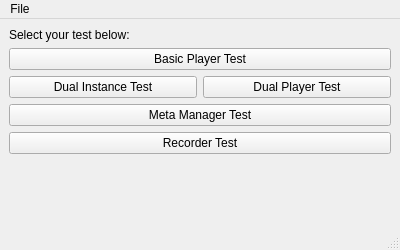
<?xml version="1.0" encoding="UTF-8"?>
<ui version="4.0">
 <class>TestMain</class>
 <widget class="QMainWindow" name="TestMain">
  <property name="geometry">
   <rect>
    <x>0</x>
    <y>0</y>
    <width>400</width>
    <height>250</height>
   </rect>
  </property>
  <property name="windowTitle">
   <string>VLC-Qt Test</string>
  </property>
  <property name="windowIcon">
   <iconset resource="../../data/logo.qrc">
    <normaloff>:/vlc-qt/icons/48x48/vlc-qt.png</normaloff>:/vlc-qt/icons/48x48/vlc-qt.png</iconset>
  </property>
  <widget class="QWidget" name="centralwidget">
   <layout class="QGridLayout" name="gridLayout">
    <item row="1" column="0" colspan="2">
     <widget class="QPushButton" name="buttonPlayer">
      <property name="text">
       <string>Basic Player Test</string>
      </property>
     </widget>
    </item>
    <item row="2" column="0">
     <widget class="QPushButton" name="buttonDualInstance">
      <property name="text">
       <string>Dual Instance Test</string>
      </property>
     </widget>
    </item>
    <item row="2" column="1">
     <widget class="QPushButton" name="buttonDualPlayer">
      <property name="text">
       <string>Dual Player Test</string>
      </property>
     </widget>
    </item>
    <item row="3" column="0" colspan="2">
     <widget class="QPushButton" name="buttonMetaManager">
      <property name="text">
       <string>Meta Manager Test</string>
      </property>
     </widget>
    </item>
    <item row="4" column="0" colspan="2">
     <widget class="QPushButton" name="buttonRecorder">
      <property name="text">
       <string>Recorder Test</string>
      </property>
     </widget>
    </item>
    <item row="5" column="0" colspan="2">
     <spacer name="verticalSpacer">
      <property name="orientation">
       <enum>Qt::Vertical</enum>
      </property>
      <property name="sizeHint" stdset="0">
       <size>
        <width>20</width>
        <height>40</height>
       </size>
      </property>
     </spacer>
    </item>
    <item row="0" column="0" colspan="2">
     <widget class="QLabel" name="label">
      <property name="text">
       <string>Select your test below:</string>
      </property>
     </widget>
    </item>
   </layout>
  </widget>
  <widget class="QMenuBar" name="menubar">
   <property name="geometry">
    <rect>
     <x>0</x>
     <y>0</y>
     <width>400</width>
     <height>27</height>
    </rect>
   </property>
   <widget class="QMenu" name="menuFile">
    <property name="title">
     <string>File</string>
    </property>
    <addaction name="actionExit"/>
   </widget>
   <addaction name="menuFile"/>
  </widget>
  <widget class="QStatusBar" name="statusbar"/>
  <action name="actionExit">
   <property name="text">
    <string>Exit</string>
   </property>
  </action>
 </widget>
 <resources>
  <include location="../../data/logo.qrc"/>
 </resources>
 <connections>
  <connection>
   <sender>actionExit</sender>
   <signal>triggered()</signal>
   <receiver>TestMain</receiver>
   <slot>close()</slot>
   <hints>
    <hint type="sourcelabel">
     <x>-1</x>
     <y>-1</y>
    </hint>
    <hint type="destinationlabel">
     <x>149</x>
     <y>99</y>
    </hint>
   </hints>
  </connection>
 </connections>
</ui>
